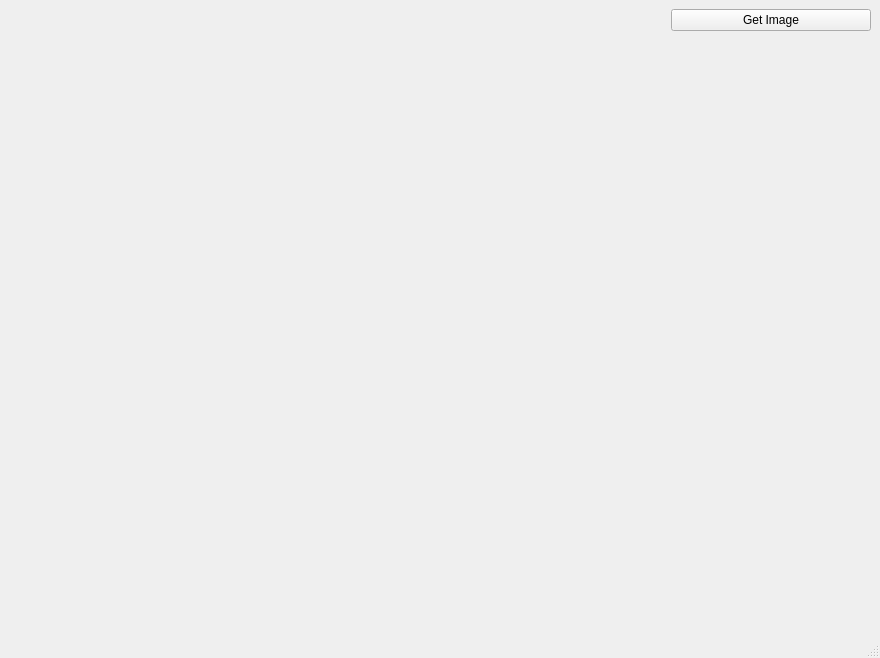
<?xml version="1.0" encoding="UTF-8"?>
<ui version="4.0">
 <class>MainWindow</class>
 <widget class="QMainWindow" name="MainWindow">
  <property name="geometry">
   <rect>
    <x>0</x>
    <y>0</y>
    <width>880</width>
    <height>658</height>
   </rect>
  </property>
  <property name="windowTitle">
   <string>MainWindow</string>
  </property>
  <widget class="QWidget" name="centralwidget">
   <layout class="QHBoxLayout" name="horizontalLayout" stretch="5,1">
    <item>
     <widget class="QWidget" name="imgwidget" native="true"/>
    </item>
    <item>
     <layout class="QVBoxLayout" name="verticalLayout">
      <property name="sizeConstraint">
       <enum>QLayout::SetMinimumSize</enum>
      </property>
      <item>
       <widget class="QPushButton" name="imgButton">
        <property name="sizePolicy">
         <sizepolicy hsizetype="Fixed" vsizetype="Fixed">
          <horstretch>0</horstretch>
          <verstretch>0</verstretch>
         </sizepolicy>
        </property>
        <property name="minimumSize">
         <size>
          <width>200</width>
          <height>0</height>
         </size>
        </property>
        <property name="text">
         <string>Get Image</string>
        </property>
       </widget>
      </item>
      <item>
       <spacer name="verticalSpacer">
        <property name="orientation">
         <enum>Qt::Vertical</enum>
        </property>
        <property name="sizeHint" stdset="0">
         <size>
          <width>20</width>
          <height>40</height>
         </size>
        </property>
       </spacer>
      </item>
     </layout>
    </item>
   </layout>
  </widget>
  <widget class="QStatusBar" name="statusbar"/>
 </widget>
 <resources/>
 <connections>
  <connection>
   <sender>imgButton</sender>
   <signal>clicked()</signal>
   <receiver>MainWindow</receiver>
   <slot>imgButton_clicked()</slot>
   <hints>
    <hint type="sourcelabel">
     <x>768</x>
     <y>25</y>
    </hint>
    <hint type="destinationlabel">
     <x>860</x>
     <y>137</y>
    </hint>
   </hints>
  </connection>
 </connections>
 <slots>
  <slot>imgButton_clicked()</slot>
 </slots>
</ui>
